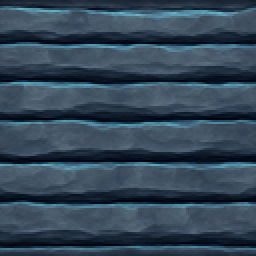
#> input picture 16_Sustain/sustain/assets/wall_cold.png, 128 x 128 px, found by its file name (shown 2 times larger)
$ python check_pair.py assets/wall_cold.png assets/wall_hot.png
#> lines starting #> are read from the running program, lines starting #| are printed output that depends on the picture
#!/usr/bin/env python3
"""
check_pair.py — verify a cold/hot texture pair will cross-lerp cleanly.

SUSTAIN blends each pair (surface, wall, matcap) from cold to hot across the
run. assets/PROMPTS.md states the rule: a pair must be the same kind of thing
at the same scale and framing, differing only in material and colour. If the
two halves have features in DIFFERENT PLACES, blending them does not transform
one into the other — it fades one out while fading the other in, which is a
crossfade, the one thing this demo may not do.

Eyeballing two textures side by side does not catch misalignment reliably, so
this measures it:

  structure correlation  Pearson r between the two images' luminance, after
                         removing each one's own mean and contrast. This asks
                         "are the light and dark parts in the same places?"
                         while ignoring that one is blue and one is orange.
                         Near 1.0 = the blend is a recolour. Near 0 = a
                         dissolve.

  band alignment         Same, but on the per-row luminance profile — the test
                         that matters for wall textures, whose strata must sit
                         at the same heights in both halves.

  scale                  Dominant feature count per axis, from the profile's
                         zero crossings. A pair at different scales blends
                         into visible beating even when correlation is decent.

    python tools/check_pair.py assets/wall_cold.png assets/wall_hot.png
"""

import sys

try:
    from PIL import Image
except ImportError:
    print("needs Pillow:  pip install Pillow")
    sys.exit(2)

R_GOOD, R_WARN = 0.85, 0.60


def load(path):
#> called with path = 'assets/wall_cold.png'
    im = Image.open(path).convert("L")
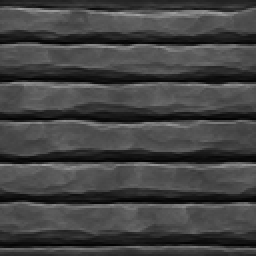
#> im: PIL image 128x128 L (shown 2 times larger); min 1, max 162, mean 66.9
    w, h = im.size
#> w = 128; h = 128
    px = list(im.getdata())
#> px = 16384 values, max 162 at index 828, min 1 at index 2719, mean 66.92
    return w, h, px


def norm(v):
    n = len(v)
    m = sum(v) / n
    d = [x - m for x in v]
    s = (sum(x * x for x in d) / n) ** 0.5
    return [x / s for x in d] if s > 1e-9 else [0.0] * n, m


def pearson(a, b):
    na, _ = norm(a)
    nb, _ = norm(b)
    return sum(x * y for x, y in zip(na, nb)) / len(na)


def row_profile(w, h, px):
    return [sum(px[y * w:(y + 1) * w]) / w for y in range(h)]


def col_profile(w, h, px):
    return [sum(px[y * w + x] for y in range(h)) / h for x in range(w)]


def crossings(prof):
    n, _ = norm(prof)
    c = sum(1 for i in range(len(n) - 1) if n[i] <= 0 < n[i + 1])
    return c


def verdict(r):
    return "OK" if r >= R_GOOD else ("WARN" if r >= R_WARN else "FAIL")


def main():
    args = [a for a in sys.argv[1:] if not a.startswith("--")]
    geometry = "--geometry" in sys.argv
    if len(args) != 2:
        print(__doc__)
        return 2
    pa, pb = args

    wa, ha, a = load(pa)
#> wa = 128; ha = 128; a has the same summary as px in load
    wb, hb, b = load(pb)
#> call 2 of load, with path = 'assets/wall_hot.png'
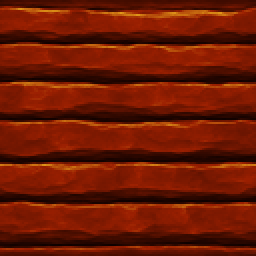
#> input picture 16_Sustain/sustain/assets/wall_hot.png, 128 x 128 px, found by its file name (shown 2 times larger)
#> in load (call 2), `im = Image.open(path).convert("L")`:
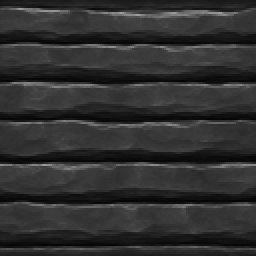
#> im: PIL image 128x128 L (shown 2 times larger); min 4, max 160, mean 48.1
#> in load (call 2), `px = list(im.getdata())`: px = 16384 values, max 160 at index 828, min 4 at index 2719, mean 48.13
#> wb = 128; hb = 128; b has the same summary as px in load
    if (wa, ha) != (wb, hb):
        print(f"FAIL: size mismatch {wa}x{ha} vs {wb}x{hb} — a pair must match.")
        return 1

    ra, ma = row_profile(wa, ha, a), sum(a) / len(a)
#> ra = 128 values, max 119.3 at index 82, min 6.29 at index 80, mean 66.92; ma = 66.92
    rb, mb = row_profile(wb, hb, b), sum(b) / len(b)
#> rb = 128 values, max 99.06 at index 82, min 7.66 at index 80, mean 48.13; mb = 48.13
    ca, cb = col_profile(wa, ha, a), col_profile(wb, hb, b)
#> ca = 128 values, max 70.83 at index 86, min 61.39 at index 127, mean 66.92; cb = 128 values, max 51.05 at index 86, min 43.66 at index 127, mean 48.13

    r_struct = pearson(a, b)
#> in norm, `n = len(v)`: n = 16384
#> in norm, `m = sum(v) / n`: m = 66.92
#> in norm, `d = [x - m for x in v]`: d = 16384 values, max 95.08 at index 828, min -65.92 at index 2719, mean 0
#> in norm, `s = (sum(x * x for x in d) / n) ** 0.5`: s = 30.45
#> in pearson, `na, _ = norm(a)`: na = 16384 values, max 3.12 at index 828, min -2.16 at index 2719, mean -1.04e-17
#> in pearson, `nb, _ = norm(b)`: nb = 16384 values, max 4.87 at index 828, min -1.92 at index 2719, mean 1.39e-17
#> r_struct = 0.977
    r_rows = pearson(ra, rb)
#> r_rows = 0.986
    r_cols = pearson(ca, cb)
#> r_cols = 0.993

    print(f"pair: {pa.split('/')[-1]}  vs  {pb.split('/')[-1]}   ({wa}x{ha})")
#| pair: wall_cold.png  vs  wall_hot.png   (128x128)
    print(f"  structure correlation : {r_struct:+.3f}   [{verdict(r_struct)}]")
#|   structure correlation : +0.977   [OK]
    print(f"  band alignment (rows) : {r_rows:+.3f}   [{verdict(r_rows)}]")
#|   band alignment (rows) : +0.986   [OK]
    print(f"  column alignment      : {r_cols:+.3f}   [{verdict(r_cols)}]")
#|   column alignment      : +0.993   [OK]
    print(f"  bands per axis        : rows {crossings(ra)} vs {crossings(rb)}   "
          f"cols {crossings(ca)} vs {crossings(cb)}")
#> in crossings, `n, _ = norm(prof)`: n = 128 values, max 1.92 at index 82, min -2.22 at index 80, mean -6.94e-18
#> in crossings, `c = sum(1 for i in range(len(n) - 1) if n[i] <= 0 < n[i + 1])`: c = 7
#|   bands per axis        : rows 7 vs 7   cols 2 vs 2
    print(f"  mean luminance        : {ma:.1f} vs {mb:.1f}  "
          f"(ratio {mb/max(ma,0.01):.2f}x)")
#|   mean luminance        : 66.9 vs 48.1  (ratio 0.72x)

    if crossings(ra) != crossings(rb):
        print("  note: differing band counts — the blend may beat between them.")

    # HEIGHT MAPS ARE EXEMPT, and the distinction is not a technicality.
    #
    # The pair rule exists because averaging two COLOUR textures at 50% shows
    # both at half strength — the eye sees a crossfade. Averaging two HEIGHT
    # fields does not do that: the mean of two height fields is itself a
    # perfectly valid height field, and the renderer lights it as one coherent
    # surface. Nothing is ever shown at half strength.
    #
    # Worse, enforcing correlation here would be actively wrong. relief_soft
    # and relief_hard are the sea and the canyon; if they were correlated the
    # two would be the same shape at different amplitudes, and the morph that
    # is supposed to turn open water into a slot canyon would just... inflate.
    # Uncorrelated is the CORRECT state for this pair.
    if geometry:
        print("\nGEOMETRY PAIR — correlation not required. Averaging two height "
              "fields\nyields a valid height field, so an uncorrelated pair "
              "morphs rather than\ndissolves. Reported above for information "
              "only.")
        return 0

    ok = r_struct >= R_WARN and r_rows >= R_WARN
#> ok = True
    print("\n" + ("PAIR OK — the blend recolours rather than dissolves."
                 if r_struct >= R_GOOD else
                 "PAIR WEAK — features are not in the same places; the blend "
                 "will read partly as a crossfade."
                 if ok else
                 "PAIR FAIL — unrelated structure. As a uniform lerp this is a "
                 "dissolve, not a morph.\nEither reissue with matched feature "
                 "placement, or drive the blend with a\nspatially varying "
                 "threshold so the two are never both visible at half strength."))
#| PAIR OK — the blend recolours rather than dissolves.
    return 0 if ok else 1


if __name__ == "__main__":
    sys.exit(main())
#> (the program exits here)
